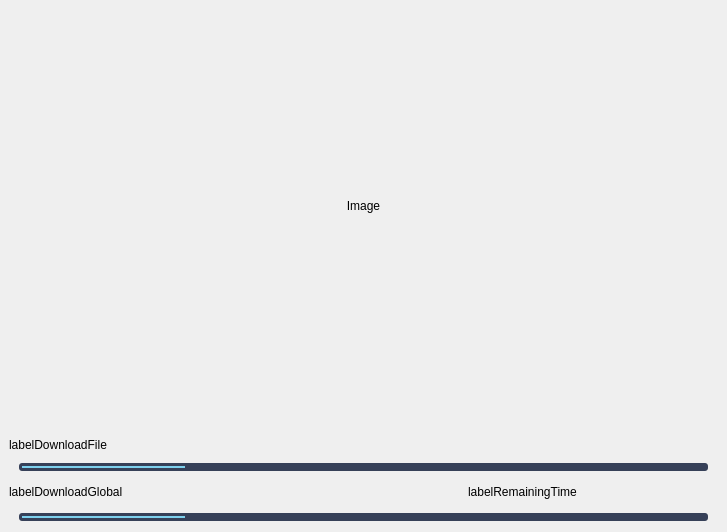
<?xml version="1.0" encoding="UTF-8"?>
<ui version="4.0">
 <class>DownloadUI</class>
 <widget class="QWidget" name="DownloadUI">
  <property name="geometry">
   <rect>
    <x>0</x>
    <y>0</y>
    <width>727</width>
    <height>532</height>
   </rect>
  </property>
  <property name="windowTitle">
   <string notr="true"/>
  </property>
  <layout class="QVBoxLayout" name="verticalLayout_2">
   <property name="spacing">
    <number>6</number>
   </property>
   <property name="leftMargin">
    <number>0</number>
   </property>
   <property name="topMargin">
    <number>0</number>
   </property>
   <property name="rightMargin">
    <number>0</number>
   </property>
   <property name="bottomMargin">
    <number>0</number>
   </property>
   <item>
    <layout class="QVBoxLayout" name="verticalLayout">
     <property name="spacing">
      <number>0</number>
     </property>
     <item>
      <widget class="QWidget" name="widgetImage" native="true">
       <layout class="QVBoxLayout" name="verticalLayout_4">
        <property name="leftMargin">
         <number>0</number>
        </property>
        <property name="topMargin">
         <number>0</number>
        </property>
        <property name="rightMargin">
         <number>0</number>
        </property>
        <property name="bottomMargin">
         <number>0</number>
        </property>
        <item>
         <layout class="QVBoxLayout" name="verticalLayout_3">
          <property name="spacing">
           <number>0</number>
          </property>
          <item>
           <widget class="QLabel" name="labelImage">
            <property name="sizePolicy">
             <sizepolicy hsizetype="MinimumExpanding" vsizetype="MinimumExpanding">
              <horstretch>0</horstretch>
              <verstretch>0</verstretch>
             </sizepolicy>
            </property>
            <property name="styleSheet">
             <string notr="true"/>
            </property>
            <property name="text">
             <string notr="true">Image</string>
            </property>
            <property name="alignment">
             <set>Qt::AlignCenter</set>
            </property>
           </widget>
          </item>
          <item alignment="Qt::AlignHCenter">
           <widget class="QWidget" name="widgetChangeImageButton" native="true">
            <property name="minimumSize">
             <size>
              <width>100</width>
              <height>0</height>
             </size>
            </property>
            <property name="maximumSize">
             <size>
              <width>16777215</width>
              <height>50</height>
             </size>
            </property>
            <property name="styleSheet">
             <string notr="true"/>
            </property>
            <layout class="QHBoxLayout" name="horizontalLayout_2">
             <property name="spacing">
              <number>10</number>
             </property>
             <property name="topMargin">
              <number>10</number>
             </property>
             <property name="bottomMargin">
              <number>10</number>
             </property>
             <item>
              <layout class="QHBoxLayout" name="horizontalLayoutButtonSlider"/>
             </item>
            </layout>
           </widget>
          </item>
         </layout>
        </item>
       </layout>
      </widget>
     </item>
     <item>
      <widget class="QWidget" name="widgetDownload" native="true">
       <property name="minimumSize">
        <size>
         <width>0</width>
         <height>100</height>
        </size>
       </property>
       <property name="maximumSize">
        <size>
         <width>16777215</width>
         <height>100</height>
        </size>
       </property>
       <layout class="QVBoxLayout" name="verticalLayout_6">
        <property name="topMargin">
         <number>0</number>
        </property>
        <property name="bottomMargin">
         <number>0</number>
        </property>
        <item>
         <layout class="QVBoxLayout" name="verticalLayout_5">
          <item>
           <spacer name="verticalSpacer">
            <property name="orientation">
             <enum>Qt::Vertical</enum>
            </property>
            <property name="sizeHint" stdset="0">
             <size>
              <width>20</width>
              <height>40</height>
             </size>
            </property>
           </spacer>
          </item>
          <item>
           <widget class="QLabel" name="labelProgressBarFile">
            <property name="styleSheet">
             <string notr="true">color : @color-text-gray;</string>
            </property>
            <property name="text">
             <string notr="true">labelDownloadFile</string>
            </property>
           </widget>
          </item>
          <item>
           <widget class="QProgressBar" name="progressBarFile">
            <property name="styleSheet">
             <string notr="true">QProgressBar:horizontal { 
	 background: #364058; 
	 border-radius: 3px;
	padding: 3px; 
	 margin: 5px 10px 5px 10px;
	 height: 2px;
}
QProgressBar::chunk:horizontal {
	 background: #7dd1ee;
}</string>
            </property>
            <property name="value">
             <number>24</number>
            </property>
            <property name="textVisible">
             <bool>false</bool>
            </property>
            <property name="invertedAppearance">
             <bool>false</bool>
            </property>
            <property name="textDirection">
             <enum>QProgressBar::TopToBottom</enum>
            </property>
           </widget>
          </item>
          <item>
           <widget class="QWidget" name="widget" native="true">
            <property name="minimumSize">
             <size>
              <width>0</width>
              <height>20</height>
             </size>
            </property>
            <layout class="QHBoxLayout" name="horizontalLayout_3">
             <property name="leftMargin">
              <number>0</number>
             </property>
             <property name="topMargin">
              <number>0</number>
             </property>
             <property name="rightMargin">
              <number>0</number>
             </property>
             <property name="bottomMargin">
              <number>0</number>
             </property>
             <item>
              <layout class="QHBoxLayout" name="horizontalLayout">
               <item>
                <widget class="QLabel" name="labelProgresseBarGlobal">
                 <property name="styleSheet">
                  <string notr="true">color : @color-text-gray;</string>
                 </property>
                 <property name="text">
                  <string notr="true">labelDownloadGlobal</string>
                 </property>
                </widget>
               </item>
               <item alignment="Qt::AlignRight">
                <widget class="QLabel" name="label">
                 <property name="minimumSize">
                  <size>
                   <width>250</width>
                   <height>0</height>
                  </size>
                 </property>
                 <property name="styleSheet">
                  <string notr="true">color : @color-text-gray;</string>
                 </property>
                 <property name="text">
                  <string notr="true">labelRemainingTime</string>
                 </property>
                </widget>
               </item>
              </layout>
             </item>
            </layout>
           </widget>
          </item>
          <item>
           <widget class="QProgressBar" name="progressBarGlobal">
            <property name="styleSheet">
             <string notr="true">QProgressBar:horizontal { 
	 background: #364058; 
	 border-radius: 3px;
	padding: 3px; 
	 margin: 5px 10px 5px 10px;
	 height: 2px;
}
QProgressBar::chunk:horizontal {
	 background: #7dd1ee;
}</string>
            </property>
            <property name="value">
             <number>24</number>
            </property>
            <property name="textVisible">
             <bool>false</bool>
            </property>
           </widget>
          </item>
          <item>
           <spacer name="verticalSpacer_2">
            <property name="orientation">
             <enum>Qt::Vertical</enum>
            </property>
            <property name="sizeHint" stdset="0">
             <size>
              <width>20</width>
              <height>40</height>
             </size>
            </property>
           </spacer>
          </item>
         </layout>
        </item>
       </layout>
      </widget>
     </item>
    </layout>
   </item>
  </layout>
 </widget>
 <resources/>
 <connections/>
</ui>
